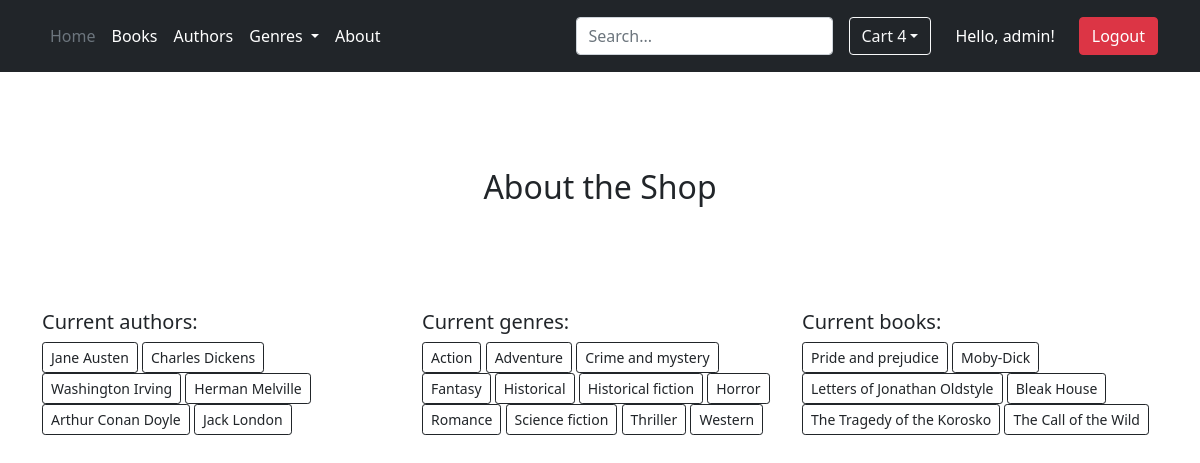
The page /about/ (signed in) on the database its author committed.
### cart/models.py (models this page shows, shortened)
class Cart(models.Model):
    user = models.ForeignKey(User, null=True, on_delete=models.CASCADE, related_name="cart")
    products = models.ManyToManyField(Book, blank=True)
    def get_total_price(self):
        return sum([book.price for book in self.products.all()])
    def get_total_quantity(self):
        return len([book for book in self.products.all()])

### catalog/models.py (models this page shows, shortened)
class Author(models.Model):
    first_name = models.CharField(max_length=100)
    last_name = models.CharField(max_length=100)
    date_of_birth = models.DateField(blank=True, null=True)
    date_of_death = models.DateField(blank=True, null=True)
    photo = models.ImageField(upload_to='authors/', blank=True)
    def get_author_url(self):
        return reverse("catalog-authors-author", args=[self.first_name, self.last_name, self.id])

class Book(models.Model):
    title = models.TextField()
    summary = models.TextField()
    date_of_publication = models.DateField(blank=True, null=True)
    price = models.DecimalField(max_digits=5, default=1.00, decimal_places=2)
    amount = models.IntegerField(null=False)
    book_cover = models.ImageField(upload_to='books/', blank=True, default="book-placeholder.jpeg")
    genre = models.ManyToManyField(Genre)
    author = models.ForeignKey(Author, on_delete=models.CASCADE, null=True, related_name="books")
    def get_genre(self):
        return ",".join([genre.name for genre in self.genre.all()])
    def get_book_url(self):
        return reverse("catalog-book", args=[self.id])
    get_genre.short_description = "Genre"

class Genre(models.Model):
    name = models.CharField(max_length=50)
    genre_picture = models.ImageField(upload_to='genres/', blank=True)
    def get_genre_url(self):
        return reverse("catalog-genres", args=[self.id])

### catalog/views.py (the view)
# urls.py: path('about/', AboutView.as_view(), name="catalog-about"),
class AboutView(TemplateView):
    template_name = "catalog/about.html"
    def get(self, request):
        authors = Author.objects.all()
        books = Book.objects.all()
        genres = Genre.objects.all()
        params = {
            'authors': authors,
            'books': books,
            'genres': genres
        }
        return render(request, self.template_name, params)

### templates/catalog/about.html
{% extends 'base.html' %}
{% block title %} About the Shop {% endblock %}
{% block content %}
<div class="container">
  <div class="row">
    <div class="col">
      <h5>Current authors:</h5>
      {% for author in authors %}
      <a href="{{ author.get_author_url}}" class="btn btn-sm btn-outline-dark">{{author.first_name}} {{author.last_name}}</a>
      {% endfor %}
    </div>
    <div class="col order-5">
      <h5>Current books:</h5>
      {% for book in books %}
      <a href="{{ book.get_book_url}}" class="btn btn-sm btn-outline-dark">{{book.title}}</a>
      {% endfor %}
    </div>
    <div class="col order-1">
      <h5>Current genres:</h5>
      {% for genre in genres %}
      <a href="{{ genre.get_genre_url}}" class="btn btn-sm btn-outline-dark">{{genre.name}}</a>
      {% endfor %}
    </div>
  </div>
</div>
{% endblock %}

### templates/base.html (shortened to what this page needs)
<!DOCTYPE html>
<html lang="en">
<head>
 <link href="https://cdn.jsdelivr.net/npm/bootstrap@5.0.2/dist/css/bootstrap.min.css" rel="stylesheet">
</head>
<body>
  <header class="p-3 bg-dark text-white">
      <div class="container" bis_skin_checked="1">
        <div class="d-flex flex-wrap align-items-center justify-content-center justify-content-lg-start" bis_skin_checked="1">
          <ul class="nav col-12 col-lg-auto me-lg-auto mb-2 justify-content-center mb-md-0">
            {% if genres %}
            <li><a href="{% url 'catalog-index' %}" class="nav-link px-2 text-secondary">Home</a></li>
            <li><a href="{% url 'catalog-index' %}" class="nav-link px-2 text-white">Books</a></li>
            <li><a href="{% url 'catalog-authors' %}" class="nav-link px-2 text-white">Authors</a></li>
            <li>
              <div class="dropdown">
                <span class="nav-link px-2 text-white dropdown-toggle" type="button" id="dropdownMenuButton" data-toggle="dropdown" aria-haspopup="true" aria-expanded="false">
                  Genres
                </span>
              </div>
            </li>
            {% endif %}
            <li><a href="{% url 'catalog-about' %}" class="nav-link px-2 text-white">About</a></li>
          </ul>
          <form class="col-12 col-lg-auto mb-3 mb-lg-0 me-lg-3" method="post" action="{% url 'catalog-search' %}">
            <input name="search" type="search" class="form-control form-control-dark" placeholder="Search..." aria-label="Search">
          </form>
          {% if user.is_authenticated %}
          <div class="dropdown">
                    <a class="btn btn-outline-light dropdown-toggle" id="dropdownMenuButton2" data-toggle="dropdown" aria-haspopup="true" aria-expanded="false">Cart {{user.cart.first.get_total_quantity}}</span></a>
                </div>
          <span class="px-4 text-white">Hello, {{user.username}}!</span><a href="{% url 'logout' %}" class="btn btn-danger">Logout</a>
          {% else %}
          <div class="text-end" bis_skin_checked="1">
            <a href="{% url 'login' %}" class="btn btn-outline-light me-2">Login</a>
            <a href="{% url 'accounts-signup' %}" class="btn btn-warning">Sign-up</a>
          </div>
          {% endif %}
        </div>
      </div>
  </header>
  <section class="py-5 text-center container">
          <div class="row py-lg-5" bis_skin_checked="1">
            <div class="col-lg-6 col-md-8 mx-auto" bis_skin_checked="1">
              <h2 class="fw-light">{% block title %} {% endblock %}</h2>
            </div>
          </div>
  </section>
    {% block content %}{% endblock %}
</body>
</html>

### rows shown on the page
Author: first_name "Jane", last_name "Austen"
Author: first_name "Charles", last_name "Dickens"
Author: first_name "Washington", last_name "Irving"
Author: first_name "Herman", last_name "Melville"
Author: first_name "Arthur", last_name "Conan Doyle"
Author: first_name "Jack", last_name "London"
Book: title "Pride and prejudice"
Book: title "Moby-Dick"
Book: title "Letters of Jonathan Oldstyle"
Book: title "Bleak House"
Book: title "The Tragedy of the Korosko"
Book: title "The Call of the Wild"
Genre: name "Action"
Genre: name "Adventure"
Genre: name "Crime and mystery"
Genre: name "Fantasy"
Genre: name "Historical"
Genre: name "Historical fiction"
Genre: name "Horror"
Genre: name "Romance"
Genre: name "Science fiction"
Genre: name "Thriller"
Genre: name "Western"

### other values the page prints
{{ user.cart.first.get_total_quantity }} "4"
{{ user.username }} "admin"
